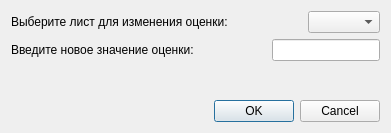
<?xml version="1.0" encoding="UTF-8"?>
<ui version="4.0">
 <class>rating_changing_window</class>
 <widget class="QDialog" name="rating_changing_window">
  <property name="geometry">
   <rect>
    <x>0</x>
    <y>0</y>
    <width>391</width>
    <height>133</height>
   </rect>
  </property>
  <property name="windowTitle">
   <string>Изменение оценки листьев</string>
  </property>
  <layout class="QVBoxLayout" name="verticalLayout">
   <item>
    <layout class="QHBoxLayout" name="horizontalLayout_2">
     <item>
      <widget class="QLabel" name="label">
       <property name="text">
        <string>Выберите лист для изменения оценки:</string>
       </property>
      </widget>
     </item>
     <item>
      <spacer name="horizontalSpacer_2">
       <property name="orientation">
        <enum>Qt::Horizontal</enum>
       </property>
       <property name="sizeHint" stdset="0">
        <size>
         <width>40</width>
         <height>20</height>
        </size>
       </property>
      </spacer>
     </item>
     <item>
      <widget class="QComboBox" name="comboBox"/>
     </item>
    </layout>
   </item>
   <item>
    <layout class="QHBoxLayout" name="horizontalLayout">
     <item>
      <widget class="QLabel" name="label_2">
       <property name="text">
        <string>Введите новое значение оценки:</string>
       </property>
      </widget>
     </item>
     <item>
      <spacer name="horizontalSpacer">
       <property name="orientation">
        <enum>Qt::Horizontal</enum>
       </property>
       <property name="sizeHint" stdset="0">
        <size>
         <width>40</width>
         <height>20</height>
        </size>
       </property>
      </spacer>
     </item>
     <item>
      <widget class="QLineEdit" name="lineEdit"/>
     </item>
    </layout>
   </item>
   <item>
    <spacer name="verticalSpacer">
     <property name="orientation">
      <enum>Qt::Vertical</enum>
     </property>
     <property name="sizeHint" stdset="0">
      <size>
       <width>20</width>
       <height>40</height>
      </size>
     </property>
    </spacer>
   </item>
   <item>
    <widget class="QDialogButtonBox" name="buttonBox">
     <property name="orientation">
      <enum>Qt::Horizontal</enum>
     </property>
     <property name="standardButtons">
      <set>QDialogButtonBox::Cancel|QDialogButtonBox::Ok</set>
     </property>
    </widget>
   </item>
  </layout>
 </widget>
 <resources/>
 <connections>
  <connection>
   <sender>buttonBox</sender>
   <signal>accepted()</signal>
   <receiver>rating_changing_window</receiver>
   <slot>accept()</slot>
   <hints>
    <hint type="sourcelabel">
     <x>248</x>
     <y>254</y>
    </hint>
    <hint type="destinationlabel">
     <x>157</x>
     <y>274</y>
    </hint>
   </hints>
  </connection>
  <connection>
   <sender>buttonBox</sender>
   <signal>rejected()</signal>
   <receiver>rating_changing_window</receiver>
   <slot>reject()</slot>
   <hints>
    <hint type="sourcelabel">
     <x>316</x>
     <y>260</y>
    </hint>
    <hint type="destinationlabel">
     <x>286</x>
     <y>274</y>
    </hint>
   </hints>
  </connection>
 </connections>
</ui>
